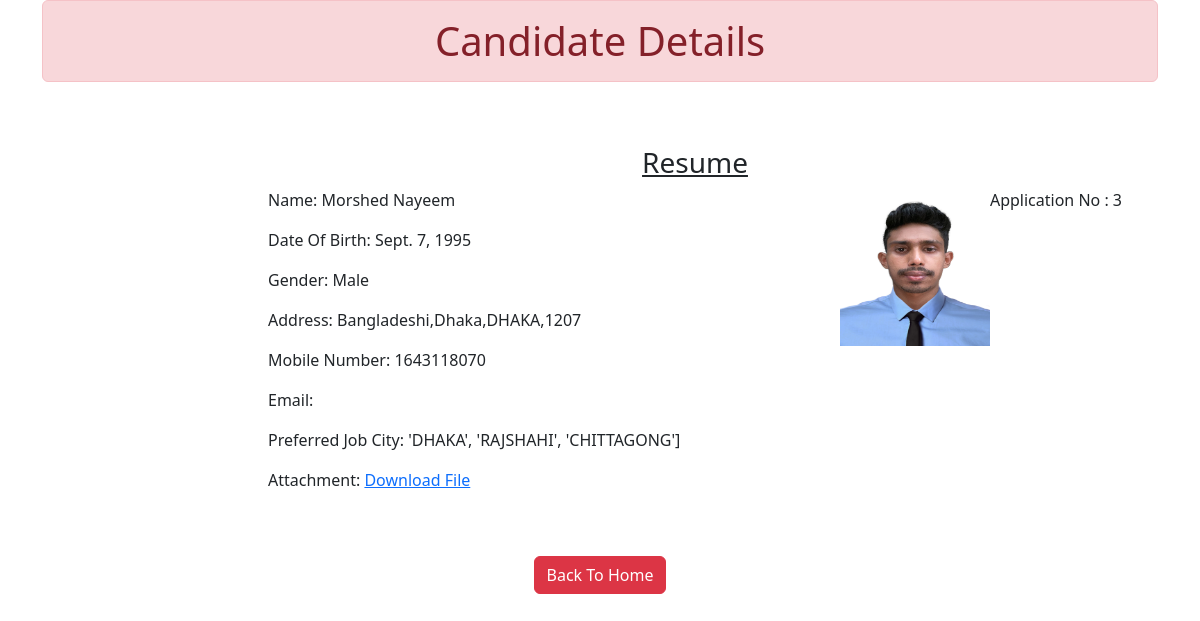
Page /3 on the committed database.
### myapp/models.py (models this page shows)
class Resume(models.Model):
    name= models.CharField(max_length=70)
    dob = models.DateField(auto_now=False, auto_now_add=False)
    gender = models.CharField(max_length=70)
    locality= models.CharField(max_length=70)
    city= models.CharField(max_length=100)
    pin= models.PositiveIntegerField()
    state = models.CharField(choices= STATE_CHOISE, max_length=100)
    mobile= models.PositiveIntegerField()
    email= models.EmailField()
    job_city=models.CharField(max_length=50)
    profile_image = models.ImageField(upload_to='profileimg', blank=True)
    my_file=models.FileField(upload_to='doc',blank=True)

### myapp/views.py (the view)
# urls.py: path('<int:pk>', views.CandidateView.as_view(), name ='candidate')
class CandidateView(View):
    def get(self, request, pk):
        candidate = Resume.objects.get(pk=pk)
        return render(request, "candidate.html",{'candidate':candidate})

### myapp/templatetags/myfilter.py (called while the page is built)
@register.filter(name='remove_special')
def remove_chars(value,arg):
    for character in arg:
        value= value.replace(character, "")
        return value

### templates/candidate.html (shortened to what this page needs)
{% load myfilter %}
<!DOCTYPE html>
<html lang="en">
<head>
    <link href="https://cdn.jsdelivr.net/npm/bootstrap@5.2.1/dist/css/bootstrap.min.css" rel="stylesheet">
</head>
<body>
    <div class="container">
        <h1 class = "alert alert-danger text-center">Candidate Details</h1>
        <div class="row">
            <div class="col-sm-10 p-5 offset-sm-2">
                <h3 class="text-center"><u>Resume</u></h3>
                <p class="float-end">Application No : {{candidate.id}}</p>
                <img src="{{candidate.profile_image.url}}" alt="" class="image-fluid image-thumbnail mt-2 float-end" width="150" height="150">
                <p>Name: {{candidate.name}} </p>
                <p>Date Of Birth: {{candidate.dob}} </p>
                <p>Gender: {{candidate.gender}} </p>
                <p>Address: {{candidate.locality}},{{candidate.city}},{{candidate.state}},{{candidate.pin}} </p>
                <p>Mobile Number: {{candidate.mobile}} </p>
                <p>Email: {{candidate.email}} </p>
                <p>Preferred Job City: {{candidate.job_city|remove_special:"[]'"}} </p>
                <p>Attachment: <a href="{{candidate.my_files.url}}">Download File</a> </p>
        </div>
        <div class="container text-center">
            <a href="/" class="btn btn-danger">Back To Home</a>
        </div>
    </div>
</body>
</html>

### rows in the picture
Resume: id "3", profile_image (picture), name "Morshed Nayeem", dob "Sept. 7, 1995", gender "Male", locality "Bangladeshi", city "Dhaka", state "DHAKA", pin "1207", mobile "1643118070", job_city|remove_special "'DHAKA', 'RAJSHAHI', 'CHITTAGONG']"
